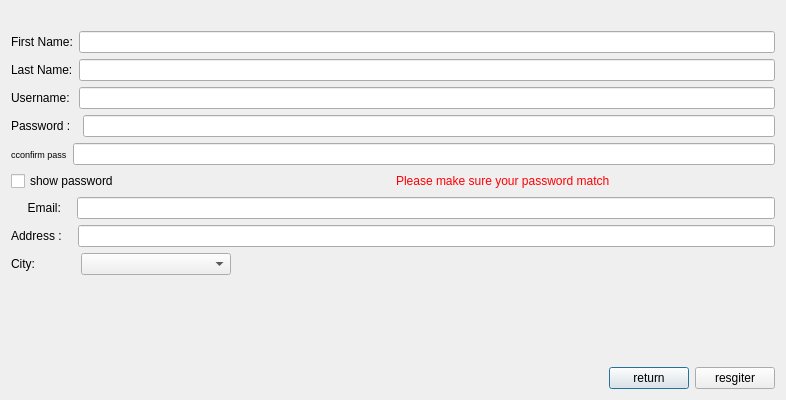
<?xml version="1.0" encoding="UTF-8"?>
<ui version="4.0">
 <class>signUpForm</class>
 <widget class="QDialog" name="signUpForm">
  <property name="geometry">
   <rect>
    <x>0</x>
    <y>0</y>
    <width>786</width>
    <height>400</height>
   </rect>
  </property>
  <property name="minimumSize">
   <size>
    <width>0</width>
    <height>350</height>
   </size>
  </property>
  <property name="maximumSize">
   <size>
    <width>16777215</width>
    <height>400</height>
   </size>
  </property>
  <property name="windowTitle">
   <string>Dialog</string>
  </property>
  <layout class="QGridLayout" name="gridLayout">
   <item row="2" column="0">
    <layout class="QHBoxLayout" name="horizontalLayout_2">
     <item>
      <widget class="QLabel" name="label_2">
       <property name="text">
        <string>Last Name:</string>
       </property>
      </widget>
     </item>
     <item>
      <widget class="QLineEdit" name="lastNameLineEdit"/>
     </item>
    </layout>
   </item>
   <item row="11" column="0">
    <layout class="QHBoxLayout" name="horizontalLayout_6">
     <item>
      <spacer name="horizontalSpacer">
       <property name="orientation">
        <enum>Qt::Horizontal</enum>
       </property>
       <property name="sizeHint" stdset="0">
        <size>
         <width>40</width>
         <height>20</height>
        </size>
       </property>
      </spacer>
     </item>
     <item>
      <widget class="QPushButton" name="returnBtn">
       <property name="text">
        <string>return</string>
       </property>
      </widget>
     </item>
     <item>
      <widget class="QPushButton" name="registerBtn">
       <property name="text">
        <string>resgiter</string>
       </property>
      </widget>
     </item>
    </layout>
   </item>
   <item row="7" column="0">
    <layout class="QHBoxLayout" name="horizontalLayout_4">
     <item>
      <widget class="QLabel" name="label_4">
       <property name="text">
        <string>     Email:   </string>
       </property>
      </widget>
     </item>
     <item>
      <widget class="QLineEdit" name="emailLineEdit">
       <property name="inputMask">
        <string/>
       </property>
      </widget>
     </item>
    </layout>
   </item>
   <item row="8" column="0">
    <layout class="QHBoxLayout" name="horizontalLayout_9">
     <item>
      <widget class="QLabel" name="label_5">
       <property name="text">
        <string>Address :   </string>
       </property>
      </widget>
     </item>
     <item>
      <widget class="QLineEdit" name="addressLineEdit"/>
     </item>
    </layout>
   </item>
   <item row="5" column="0">
    <layout class="QHBoxLayout" name="horizontalLayout_7">
     <item>
      <widget class="QLabel" name="label_6">
       <property name="font">
        <font>
         <pointsize>7</pointsize>
        </font>
       </property>
       <property name="text">
        <string>cconfirm pass</string>
       </property>
      </widget>
     </item>
     <item>
      <widget class="QLineEdit" name="confrimPassLineEdit">
       <property name="echoMode">
        <enum>QLineEdit::Password</enum>
       </property>
      </widget>
     </item>
    </layout>
   </item>
   <item row="6" column="0">
    <layout class="QHBoxLayout" name="horizontalLayout_8">
     <item>
      <widget class="QCheckBox" name="showPasscheckBox">
       <property name="text">
        <string>show password</string>
       </property>
      </widget>
     </item>
     <item>
      <widget class="QLabel" name="errorLabel">
       <property name="styleSheet">
        <string notr="true">color: rgb(255, 0, 4);</string>
       </property>
       <property name="text">
        <string>Please make sure your password match</string>
       </property>
      </widget>
     </item>
    </layout>
   </item>
   <item row="3" column="0">
    <layout class="QHBoxLayout" name="horizontalLayout_3">
     <item>
      <widget class="QLabel" name="label_3">
       <property name="text">
        <string>Username: </string>
       </property>
      </widget>
     </item>
     <item>
      <widget class="QLineEdit" name="usernamelineEdit">
       <property name="echoMode">
        <enum>QLineEdit::Normal</enum>
       </property>
      </widget>
     </item>
    </layout>
   </item>
   <item row="4" column="0">
    <layout class="QHBoxLayout" name="horizontalLayout_5">
     <item>
      <widget class="QLabel" name="label_8">
       <property name="text">
        <string>Password :  </string>
       </property>
      </widget>
     </item>
     <item>
      <widget class="QLineEdit" name="passwordLineEdit">
       <property name="echoMode">
        <enum>QLineEdit::Password</enum>
       </property>
      </widget>
     </item>
    </layout>
   </item>
   <item row="9" column="0">
    <layout class="QHBoxLayout" name="horizontalLayout_10">
     <item>
      <widget class="QLabel" name="label_7">
       <property name="text">
        <string>City:</string>
       </property>
      </widget>
     </item>
     <item>
      <spacer name="horizontalSpacer_3">
       <property name="orientation">
        <enum>Qt::Horizontal</enum>
       </property>
       <property name="sizeType">
        <enum>QSizePolicy::Fixed</enum>
       </property>
       <property name="sizeHint" stdset="0">
        <size>
         <width>40</width>
         <height>20</height>
        </size>
       </property>
      </spacer>
     </item>
     <item>
      <widget class="QComboBox" name="cityComboBox">
       <property name="minimumSize">
        <size>
         <width>150</width>
         <height>0</height>
        </size>
       </property>
      </widget>
     </item>
     <item>
      <spacer name="horizontalSpacer_2">
       <property name="orientation">
        <enum>Qt::Horizontal</enum>
       </property>
       <property name="sizeHint" stdset="0">
        <size>
         <width>40</width>
         <height>20</height>
        </size>
       </property>
      </spacer>
     </item>
    </layout>
   </item>
   <item row="1" column="0">
    <layout class="QHBoxLayout" name="horizontalLayout">
     <item>
      <widget class="QLabel" name="label">
       <property name="text">
        <string>First Name:</string>
       </property>
      </widget>
     </item>
     <item>
      <widget class="QLineEdit" name="firstNameLineEdit"/>
     </item>
    </layout>
   </item>
   <item row="0" column="0">
    <widget class="QLabel" name="titel">
     <property name="text">
      <string/>
     </property>
     <property name="indent">
      <number>350</number>
     </property>
    </widget>
   </item>
   <item row="10" column="0">
    <spacer name="verticalSpacer">
     <property name="orientation">
      <enum>Qt::Vertical</enum>
     </property>
     <property name="sizeHint" stdset="0">
      <size>
       <width>20</width>
       <height>40</height>
      </size>
     </property>
    </spacer>
   </item>
  </layout>
 </widget>
 <resources/>
 <connections/>
</ui>
